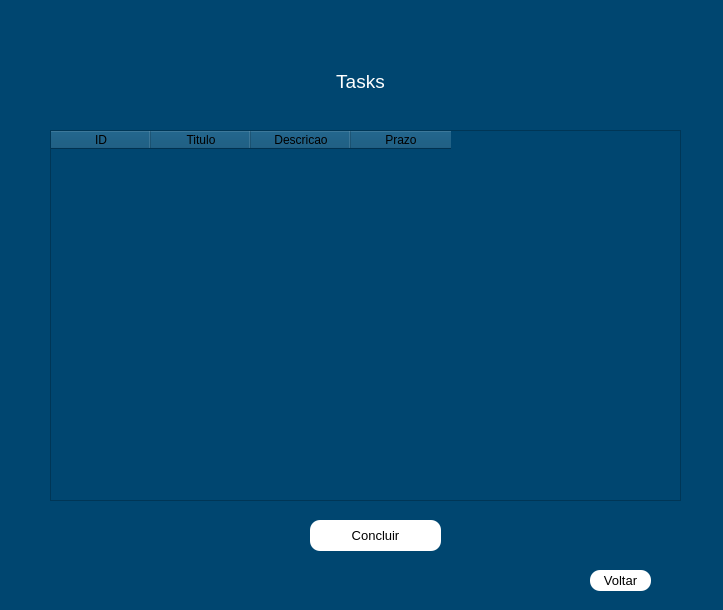
<?xml version="1.0" encoding="UTF-8"?>
<ui version="4.0">
 <class>Cadastro</class>
 <widget class="QWidget" name="Cadastro">
  <property name="geometry">
   <rect>
    <x>0</x>
    <y>0</y>
    <width>723</width>
    <height>610</height>
   </rect>
  </property>
  <property name="windowTitle">
   <string>Form</string>
  </property>
  <property name="styleSheet">
   <string notr="true">background-color: rgb(0, 70, 112);</string>
  </property>
  <widget class="QLabel" name="label">
   <property name="geometry">
    <rect>
     <x>240</x>
     <y>70</y>
     <width>241</width>
     <height>21</height>
    </rect>
   </property>
   <property name="text">
    <string>&lt;html&gt;&lt;head/&gt;&lt;body&gt;&lt;p align=&quot;center&quot;&gt;&lt;span style=&quot; font-size:14pt; color:#ffffff;&quot;&gt;Tasks&lt;/span&gt;&lt;/p&gt;&lt;/body&gt;&lt;/html&gt;</string>
   </property>
  </widget>
  <widget class="QPushButton" name="excluir_tarefa_Button">
   <property name="geometry">
    <rect>
     <x>310</x>
     <y>520</y>
     <width>131</width>
     <height>31</height>
    </rect>
   </property>
   <property name="font">
    <font>
     <pointsize>10</pointsize>
    </font>
   </property>
   <property name="cursor">
    <cursorShape>PointingHandCursor</cursorShape>
   </property>
   <property name="styleSheet">
    <string notr="true">QPushButton{ color: rgb(0, 0, 0); background-color: rgb(255, 255, 255); border-radius: 10px; } QPushButton:hover{ color: rgb(255, 255, 255); background-color: rgb(0, 0, 0); }</string>
   </property>
   <property name="text">
    <string>Concluir</string>
   </property>
  </widget>
  <widget class="QPushButton" name="excluir_tarefa_Button_2">
   <property name="geometry">
    <rect>
     <x>590</x>
     <y>570</y>
     <width>61</width>
     <height>21</height>
    </rect>
   </property>
   <property name="font">
    <font>
     <pointsize>10</pointsize>
    </font>
   </property>
   <property name="cursor">
    <cursorShape>PointingHandCursor</cursorShape>
   </property>
   <property name="styleSheet">
    <string notr="true">QPushButton{ color: rgb(0, 0, 0); background-color: rgb(255, 255, 255); border-radius: 10px; } QPushButton:hover{ color: rgb(255, 255, 255); background-color: rgb(0, 0, 0); }</string>
   </property>
   <property name="text">
    <string>Voltar</string>
   </property>
  </widget>
  <widget class="QTableWidget" name="tableWidget">
   <property name="geometry">
    <rect>
     <x>50</x>
     <y>130</y>
     <width>631</width>
     <height>371</height>
    </rect>
   </property>
   <column>
    <property name="text">
     <string>ID</string>
    </property>
   </column>
   <column>
    <property name="text">
     <string>Titulo</string>
    </property>
   </column>
   <column>
    <property name="text">
     <string>Descricao</string>
    </property>
   </column>
   <column>
    <property name="text">
     <string>Prazo</string>
    </property>
   </column>
  </widget>
 </widget>
 <resources/>
 <connections/>
</ui>
